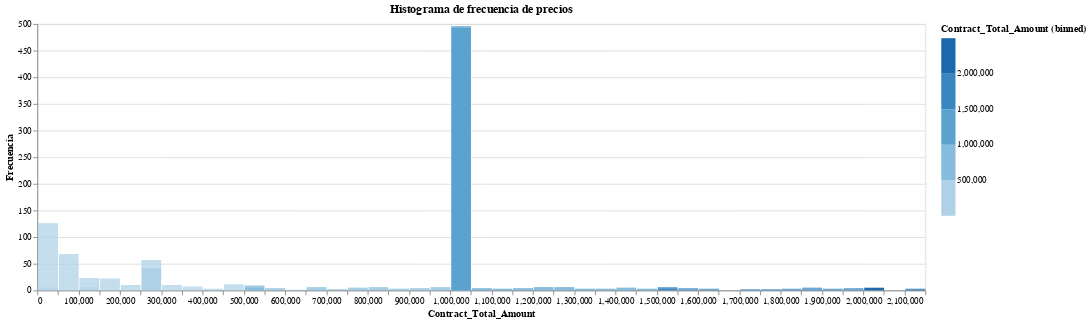

This figure's notebook cell:
### Code cell
# price, histogram
alt.Chart(source_contract).mark_bar().encode(
    alt.X('Contract_Total_Amount', bin=alt.Bin(maxbins=50), title="Contract_Total_Amount"),
    alt.Y('Frequency', title="Frecuencia"),
    alt.Color('Contract_Total_Amount', bin=True),
    tooltip=['Contract_Total_Amount', 'Frequency']
).properties(title="Histograma de frecuencia de precios",width=1000)

### Figure 1 — Vega-Lite specification as saved in the notebook (floating-point values rounded to 4 significant figures; data arrays with more than 128 entries replaced by an {"elided": "..."} marker saying what was removed)
{"config": {"view": {"continuousWidth": 300, "continuousHeight": 300}}, "data": {"name": "data-af796c996baa90d41027619486205939"}, "mark": {"type": "bar"}, "encoding": {"color": {"bin": true, "field": "Contract_Total_Amount", "type": "quantitative"}, "tooltip": [{"field": "Contract_Total_Amount", "type": "quantitative"}, {"field": "Frequency", "type": "quantitative"}], "x": {"bin": {"maxbins": 50}, "field": "Contract_Total_Amount", "title": "Contract_Total_Amount", "type": "quantitative"}, "y": {"field": "Frequency", "title": "Frecuencia", "type": "quantitative"}}, "title": "Histograma de frecuencia de precios", "width": 1000, "$schema": "https://vega.github.io/schema/vega-lite/v5.14.1.json", "datasets": {"data-af796c996baa90d41027619486205939": {"elided": "399 records"}}}
